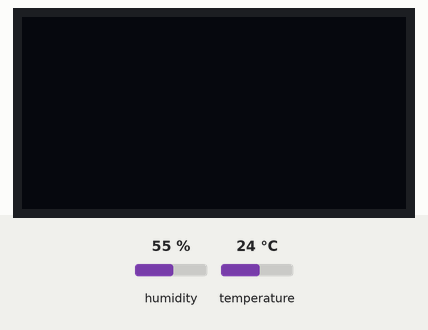
A sketch run on a simulated Arduino Uno, built with avr-gcc and run on an emulated ATmega328P. Parts: 128×64 one-colour display. The inputs (shaded band) are chosen by the test bench; at power-on: humidity 55 %, temperature 24 °C. What the sketch prints to the serial monitor is not drawn.

Above: at 4.1 s.
4.2 s: humidity set to 22 %
At 10.8 s:
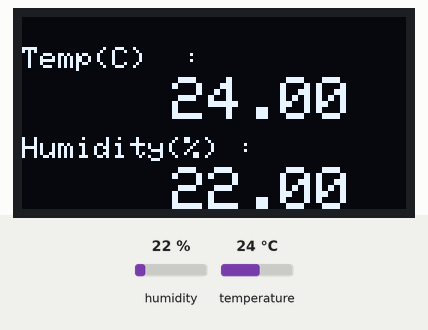
11.1 s: temperature set to 12 °C
At 18.6 s:
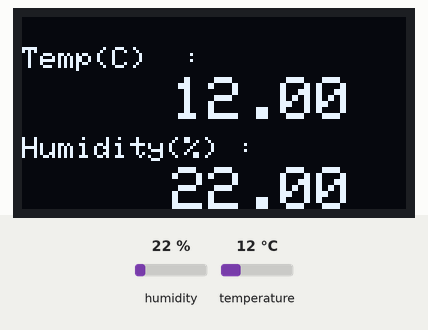
19.3 s: humidity set to 40 %
At 26.3 s:
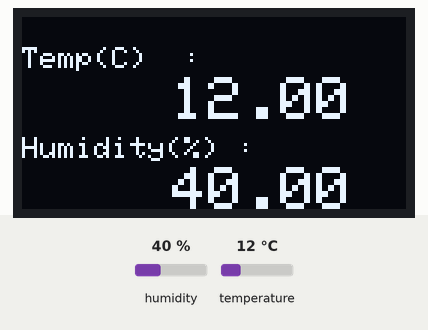
27.5 s: temperature set to 19 °C
At 35.2 s:
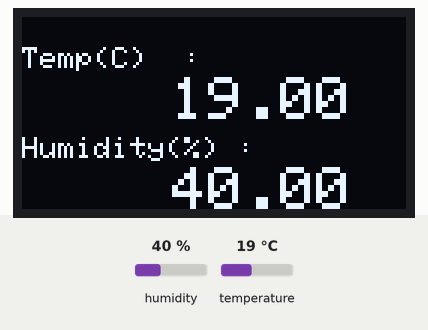
Timing chart, 0 to 36.6 s (numbered marks = the images above; inputs shaded):
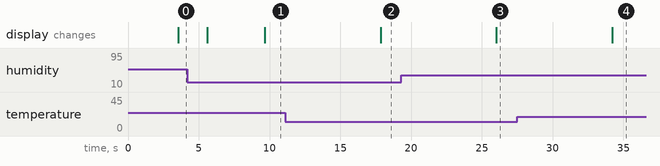

Measured:
- after the input at 4.2 s, the display: first differs from a run without the input after 5.5 s (image 1)
- after the input at 11.1 s, the display: changes after 6.8 s (image 2)
- after the input at 19.3 s, the display: changes after 6.7 s (image 3)
- after the input at 27.5 s, the display: changes after 6.7 s (image 4)

The sketch:

Temp-Humid-Sensor-OLED.ino
```cpp
// Et enkelt program som skriver ut temperatur og fuktighet til OLED skjermen

#include<dht.h>     // DHT sensor, må endres ut i fra hvilken sensor som brukes
#define dht_apin 7
dht DHT;


#include  <Wire.h>
#include <Adafruit_GFX.h>
#include <Adafruit_SSD1306.h>

#define  SCREEN_WIDTH 128     // Definerer skjermstørrelsen i piksler
#define SCREEN_HEIGHT 64

// Deklarerer at en SSD1306 OLED skjerm er koblet til I2C
Adafruit_SSD1306 oled(SCREEN_WIDTH,  SCREEN_HEIGHT, &Wire, -1);


void setup(){

  Serial.begin(9600);
  delay(500);
  Serial.println("DHT11 Humidity & temperature Sensor\\");
  delay(1000);
}

// Skriver ut verdier fra sensoren på skjermen med 2 sekunders pause
void loop(){

    DHT.read11(dht_apin);   // Leser av sensoren

    Serial.print("Current humidity = ");  // Skriver ut fuktighet og temperatur
    Serial.print(DHT.humidity);
    Serial.print("%  ");
    Serial.print("temperature = ");
    Serial.print(DHT.temperature);
    Serial.println("C  ");

    delay(2000);
    Temp_and_Humidity();    // Kaller på funksjonen
}

// Funksjon for å initialisere OLED skjerm
void Temp_and_Humidity(){
  if (!oled.begin(SSD1306_SWITCHCAPVCC,  0x3C)) {
    Serial.println(F("SSD1306 allocation failed"));
    while (true);
  }

  delay(2000);
  oled.clearDisplay();              // Clear skjermen
  oled.setTextSize(2);              // Tekststørrelse
  oled.setTextColor(WHITE);         // Tekstfarge
  oled.setCursor(0, 10);            // Setter posisjonen
  oled.print("Temp  & Humidity ");  // Skriver ut

  oled.clearDisplay();

  oled.setTextSize(1);
  oled.setTextColor(WHITE);
  oled.setCursor(0, 10);
  oled.println("Temp(C)  : ");

  oled.setTextSize(2);
  oled.setTextColor(WHITE);
  oled.setCursor(50, 20);
  oled.println(DHT.temperature);

  oled.setTextSize(1);
  oled.setTextColor(WHITE);
  oled.setCursor(0, 40);
  oled.println("Humidity(%) : ");
  oled.setTextSize(2);
  oled.setTextColor(WHITE);
  oled.setCursor(50, 50);
  oled.println(DHT.humidity);
  oled.setCursor(60,  90);
  oled.println("%");
  oled.display();

}


  
```
